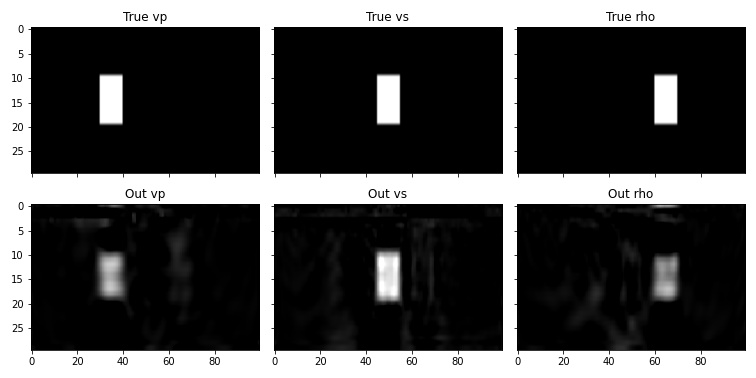

This figure's Python source:
import torch
import matplotlib.pyplot as plt
import deepwave
from deepwave import elastic

device = torch.device('cuda' if torch.cuda.is_available()
                      else 'cpu')
ny = 30
nx = 100
dx = 4.0

vp_background = torch.ones(ny, nx, device=device) * 1500
vs_background = torch.ones(ny, nx, device=device) * 1000
rho_background = torch.ones(ny, nx, device=device) * 2200

vp_true = vp_background.clone()
vp_true[10:20, 30:40] = 1600
vs_true = vs_background.clone()
vs_true[10:20, 45:55] = 1100
rho_true = rho_background.clone()
rho_true[10:20, 60:70] = 2300

n_shots = 8

n_sources_per_shot = 1
d_source = 12
first_source = 8
source_depth = 2

n_receivers_per_shot = nx-1
d_receiver = 1
first_receiver = 0
receiver_depth = 2

freq = 15
nt = 200
dt = 0.004
peak_time = 1.5 / freq

# source_locations
source_locations = torch.zeros(n_shots, n_sources_per_shot, 2,
                               dtype=torch.long, device=device)
source_locations[..., 0] = source_depth
source_locations[:, 0, 1] = (torch.arange(n_shots) * d_source +
                             first_source)

# receiver_locations
receiver_locations = torch.zeros(n_shots, n_receivers_per_shot, 2,
                                 dtype=torch.long, device=device)
receiver_locations[..., 0] = receiver_depth
receiver_locations[:, :, 1] = (
    (torch.arange(n_receivers_per_shot) * d_receiver +
     first_receiver)
    .repeat(n_shots, 1)
)

# source_amplitudes
source_amplitudes = (
    (deepwave.wavelets.ricker(freq, nt, dt, peak_time))
    .repeat(n_shots, n_sources_per_shot, 1).to(device)
)

# Create observed data using true models
observed_data = elastic(
    *deepwave.common.vpvsrho_to_lambmubuoyancy(vp_true, vs_true,
                                               rho_true),
    dx, dt,
    source_amplitudes_y=source_amplitudes,
    source_locations_y=source_locations,
    receiver_locations_y=receiver_locations,
    pml_freq=freq,
)[-2]

# Setup optimiser to perform inversion
vp = vp_background.clone().requires_grad_()
vs = vs_background.clone().requires_grad_()
rho = rho_background.clone().requires_grad_()
optimiser = torch.optim.LBFGS([vp, vs, rho])
loss_fn = torch.nn.MSELoss()

# Run optimisation/inversion
n_epochs = 20

for epoch in range(n_epochs):
    def closure():
        optimiser.zero_grad()
        out = elastic(
            *deepwave.common.vpvsrho_to_lambmubuoyancy(vp, vs, rho),
            dx, dt,
            source_amplitudes_y=source_amplitudes,
            source_locations_y=source_locations,
            receiver_locations_y=receiver_locations,
            pml_freq=freq,
        )[-2]
        loss = 1e20*loss_fn(out, observed_data)
        loss.backward()
        return loss

    optimiser.step(closure)

# Plot
vpmin = vp_true.min()
vpmax = vp_true.max()
vsmin = vs_true.min()
vsmax = vs_true.max()
rhomin = rho_true.min()
rhomax = rho_true.max()
_, ax = plt.subplots(2, 3, figsize=(10.5, 5.25), sharex=True,
                     sharey=True)
ax[0, 0].imshow(vp_true.cpu(), aspect='auto', cmap='gray',
                vmin=vpmin, vmax=vpmax)
ax[0, 0].set_title("True vp")
ax[0, 1].imshow(vs_true.cpu(), aspect='auto', cmap='gray',
                vmin=vsmin, vmax=vsmax)
ax[0, 1].set_title("True vs")
ax[0, 2].imshow(rho_true.cpu(), aspect='auto', cmap='gray',
                vmin=rhomin, vmax=rhomax)
ax[0, 2].set_title("True rho")
ax[1, 0].imshow(vp.detach().cpu(), aspect='auto', cmap='gray',
                vmin=vpmin, vmax=vpmax)
ax[1, 0].set_title("Out vp")
ax[1, 1].imshow(vs.detach().cpu(), aspect='auto', cmap='gray',
                vmin=vsmin, vmax=vsmax)
ax[1, 1].set_title("Out vs")
ax[1, 2].imshow(rho.detach().cpu(), aspect='auto', cmap='gray',
                vmin=rhomin, vmax=rhomax)
ax[1, 2].set_title("Out rho")
plt.tight_layout()
plt.savefig('example_elastic.jpg')
